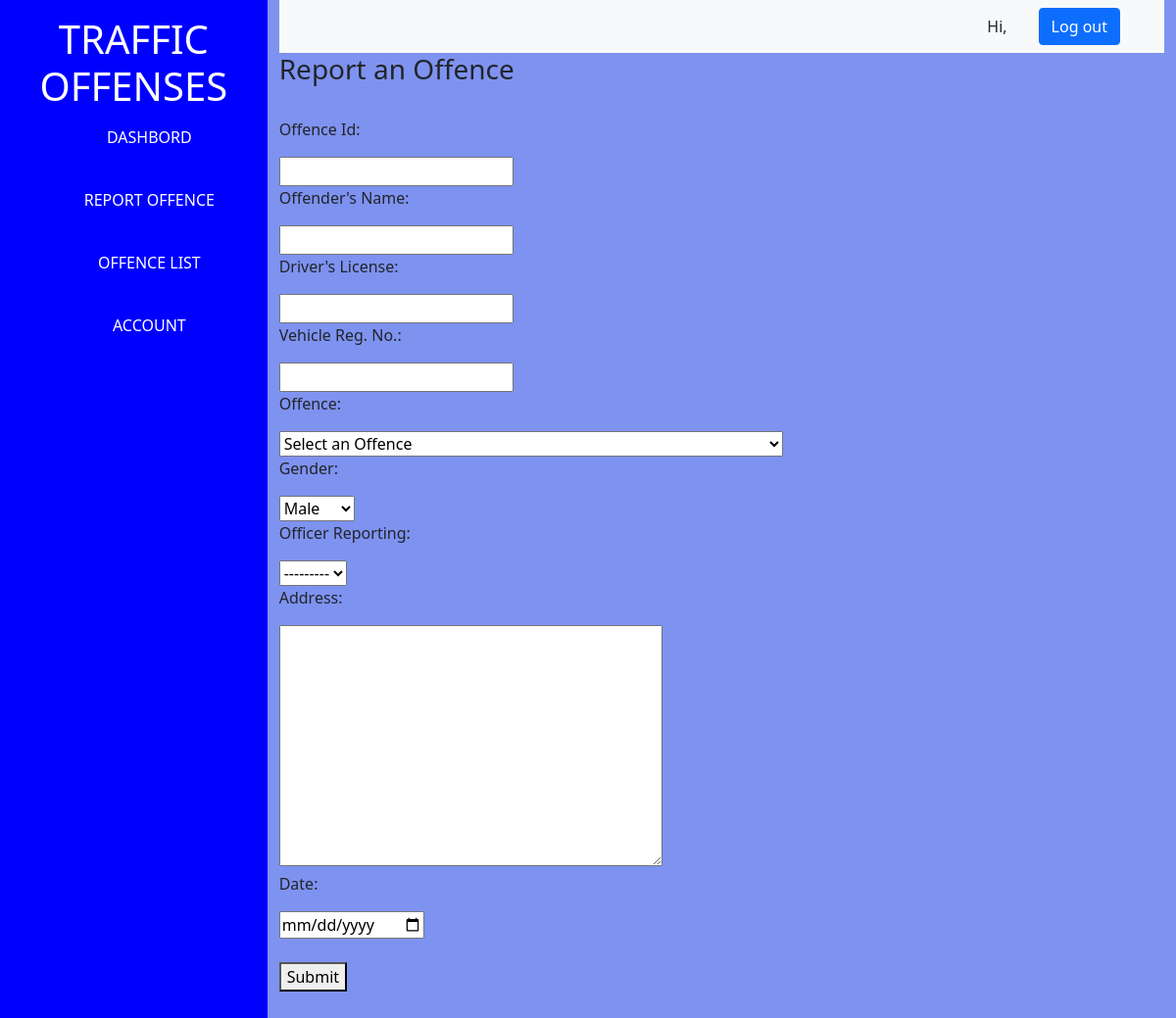
The app's page /dashboard/, older data.
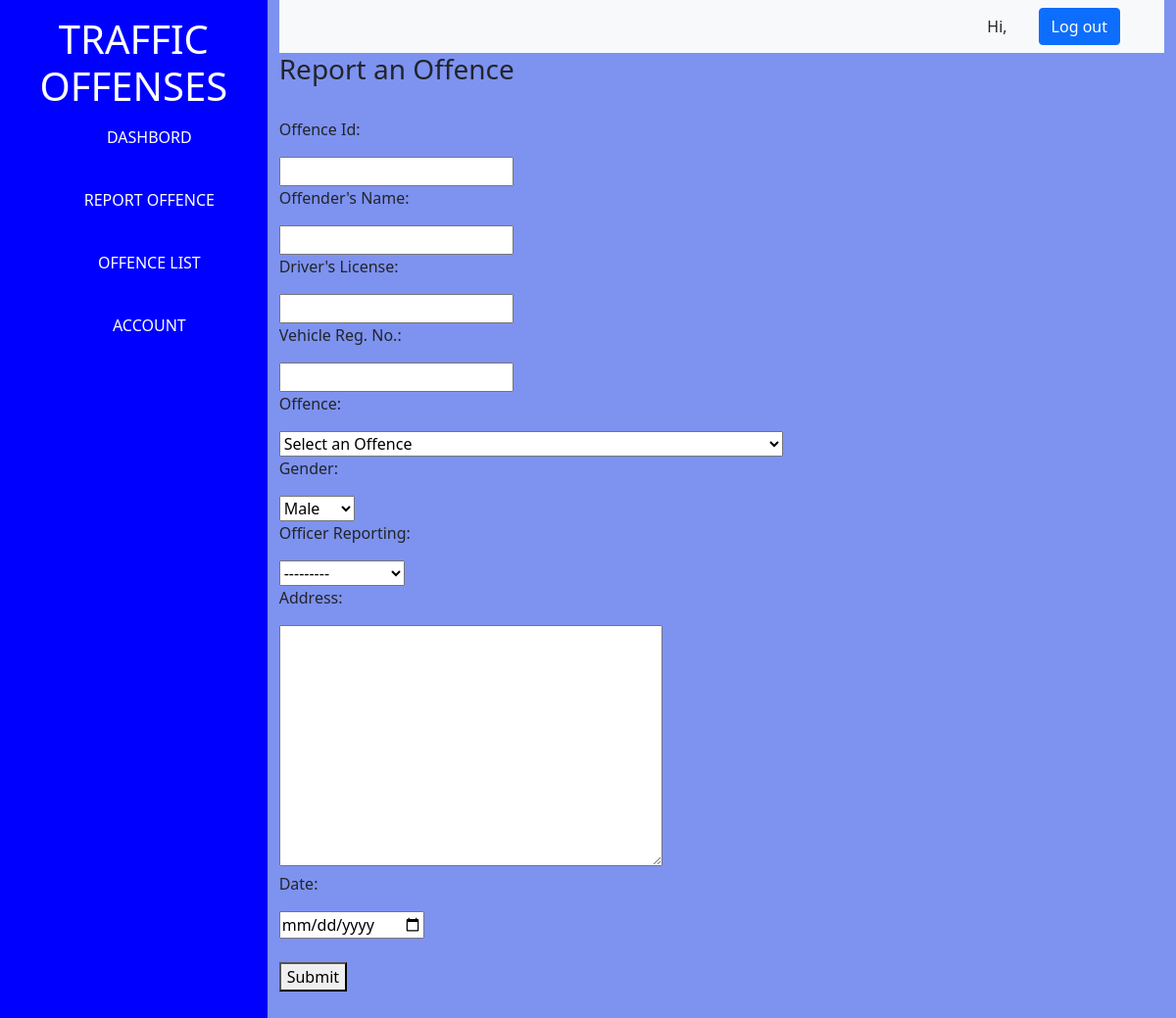
The same page, newer data.
### PenaltyManager/models.py (models this page shows)
class Officer(models.Model):
    officer_name = models.CharField(max_length=50)
    officer_department = models.CharField(max_length=50)
    def __str__(self):
        return self.officer_name

### PenaltyManager/views.py (the view)
# urls.py: path('dashboard/', dashboard_page, name='dashboard'),
def dashboard_page(request):
    if request.method == "POST":
        form = PenaltyForm(request.POST)
        if form.is_valid():
            try:
                form.save()
                return redirect('PenaltyManager:offencelist')
            except:
                pass
    else:
        form = PenaltyForm()
    return render(request,'PenaltyManager/dashboard.html',{'form':form})

### PenaltyManager/forms.py
class PenaltyForm(forms.ModelForm):
    class Meta:
        model = Penalty
        fields = ('__all__')
        widgets = {
            'date': forms.NumberInput(attrs={'type': 'date'}),
        }

### PenaltyManager/templates/PenaltyManager/dashboard.html (shortened to what this page needs)
{% load static %}
<!DOCTYPE html>
<html lang="en">
<head>
    <link rel="stylesheet" href="{% static 'css/bootstrap.min.css' %}">
    <link rel="stylesheet" href="{% static 'css/offencelist.css' %}">
</head>
<body>
    {% block content %}
        <div class="main container-fluid">
            <div class="left">
                <h1 class="h1 text-center pt-3 ">TRAFFIC OFFENSES</h1>
                <ul class="text-center mt-2">
                    <li><a href="{% url 'PenaltyManager:recentlist' %}">DASHBORD</a></li><br>
                    <li><a href="{% url 'PenaltyManager:dashboard' %}">REPORT OFFENCE</a></li><br>
                    <li><a href="{% url 'PenaltyManager:offencelist' %}">OFFENCE LIST</a></li><br>
                    <li><a href="{% url 'PenaltyManager:dashboard' %}">ACCOUNT</a></li><br>
                </ul>
            </div>
            <div class="right container">
                <nav class="navbar navbar-expand-sm navbar-light bg-light">
                    <span class="bb">Hi, {{ user.username }}</span>
                    <a href="{% url 'PenaltyManager:logout' %}"><button class="btn btn-primary" type="submit">Log out</button></a>
                </nav>
                <h3>Report an Offence</h3>
                <form method="POST" action=".">
                    <div>
                        <br>
                        <div>
                            <p>Offence Id:</p>{{ form.penalty_id }}
                        </div>
                        <div>
                            <p>Offender's Name:</p>{{ form.driver_name }}
                        </div>
                        <div>
                            <p>Driver's License:</p>{{ form.driver_license }}
                        </div>
                        <div>
                            <p>Vehicle Reg. No.:</p>{{ form.vehicle_plate }}
                        </div>
                        <div>
                            <p>Offence:</p>{{ form.offence }}
                        </div>
                        <div>
                            <p>Gender:</p>{{ form.gender }}
                        </div>
                        <div>
                            <p>Officer Reporting:</p>{{ form.officer_name }}
                        </div>
                        <div>
                            <p>Address:</p>{{ form.address }}
                        </div>
                        <div>
                            <p>Date:</p>{{ form.date }}
                        </div>
                        <div>
                            <br>
                            <button type="submit">Submit</button>
                        </div>
                    </div>
                </form>
            </div>
        </div>
    {% endblock %}
</body>
</html>

Row changes from the older to the newer data that the page shows:
added Officer: officer_name "---------"
Text that changed along with them:
form field officer_name: "---------" → (not shown)
